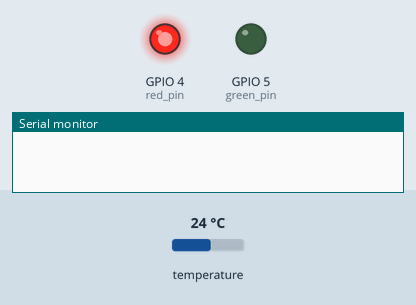
Simulated run of this sketch. Board: ESP8266 (NodeMCU). Parts: output pins drawn as LEDs (lit = HIGH), the last lines printed to the serial monitor. The inputs (shaded band) are chosen by the test bench; at power-on: temperature 24 °C. WiFi joins after 1.5 s; servers stay silent unless stated; no MQTT or app messages arrive unless stated.

Above: at 0.1 s.
At 1.6 s:
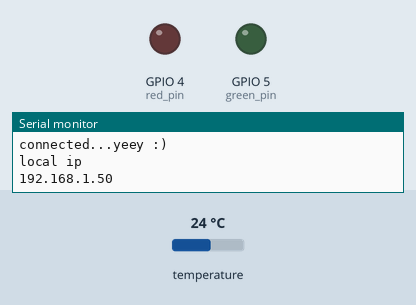
At 104.66 s:
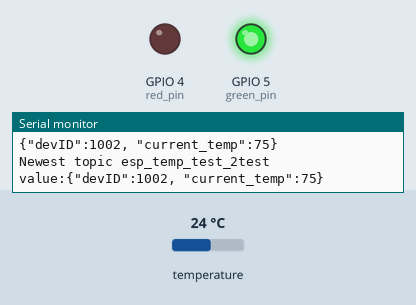
Timing chart, 0 to 106.2 s (numbered marks = the images above):
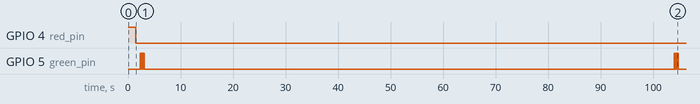

The sketch:

freezer_specific_code.ino
```cpp
#include <FS.h>                   //this needs to be first, or it all crashes and burns...

#include <ESP8266WiFi.h>          //https://github.com/esp8266/Arduino

//needed for library
#include <DNSServer.h>
#include <ESP8266WebServer.h>
#include <WiFiManager.h>          //https://github.com/tzapu/WiFiManager
#include <PubSubClient.h>
#include <OneWire.h>
#include <DallasTemperature.h>

#define mqtt_server "104.236.210.175" //fill this
#define mqtt_user "" // no fill necessary
#define mqtt_password "" // no fill necessary
//#define topic1 "temp/temp1"
//#define topic1 "esp_temp_test3"
#define topic1 "esp_temp_test_2test"
#define mqtt_client_name "d12345" //dont change
//set the temp wire input here
#define ONE_WIRE_BUS 12
OneWire oneWire(ONE_WIRE_BUS);
DallasTemperature sensors(&oneWire);
WiFiClient espClient;
PubSubClient client(espClient);
int deviceID = 1002;
int red_pin = 4;
int green_pin = 5;
char current_temp[32];

void blink_lights(int light, int counter, int time_delay){
 int i;
 for(i = 0; i < counter; i++){
  digitalWrite(light, HIGH);   // turn the LED on (HIGH is the voltage level)
  delay(time_delay);                       // wait for a second
  digitalWrite(light, LOW);    // turn the LED off by making the voltage LOW
  delay(time_delay);
 }
}


void pubMQTT(String topic,String topic_val){
    Serial.print("Newest topic " + topic + " value:");
    Serial.println(String(topic_val).c_str());
    client.publish(topic.c_str(), String(topic_val).c_str(), true);
    //green pin blink 3 times at a 150 ms delay
    blink_lights(green_pin, 3,150);
}

void reconnect() {
    // Loop until we're reconnected
    while (!client.connected()) {
        Serial.print("Attempting MQTT connection...");
        // Attempt to connect
        if (client.connect(mqtt_client_name)) { //* See //NOTE below
            Serial.println("connected");
        } else {
            Serial.print("failed, rc=");
            Serial.print(client.state());
            Serial.println(" try again in 5 seconds");
            blink_lights(red_pin, 4,200);
            // Wait 5 seconds before retrying
            delay(5000);
        }
    }
}


void setup() {
    Serial.begin(115200);
  // put your setup code here, to run once:
  pinMode(red_pin,OUTPUT);
  pinMode(green_pin,OUTPUT);
  digitalWrite(red_pin, HIGH);
  WiFiManager wifiManager;
  //exit after config instead of connecting

  //wifiManager.setBreakAfterConfig(true);

  //reset settings - for testing
  ////
  //  wifiManager.resetSettings();
  //tries to connect to last known settings
  //if it does not connect it starts an access point with the specified name
  //here  "AutoConnectAP" with password "password"
  //and goes into a blocking loop awaiting configuration
  if (!wifiManager.autoConnect("AutoConnectAP1234")) {
    Serial.println("failed to connect, we should reset as see if it connects");
    blink_lights(red_pin,5,200);
    digitalWrite(red_pin, HIGH);
    ESP.reset();
    delay(500);
  }

    wifiManager.autoConnect("AutoConnectAP1234");
  //if you get here you have connected to the WiFi
  Serial.println("connected...yeey :)");
  //blink_lights(green_pin,6,200);
  digitalWrite(red_pin, LOW);
  Serial.println("local ip");
  Serial.println(WiFi.localIP());
  client.setServer(mqtt_server, 1883);
}

void loop() {

      sensors.requestTemperatures(); // Send the command to get temperatures
      Serial.println("temp below");
      float temp_float = sensors.getTempFByIndex(0);


  if(temp_float < 20){
        //here we enter a delay so the device wont connect to the internet, it reads the temperature first
        Serial.println("temperature too low");
         delay(50000);
          }


  else{
      if (!client.connected()) {
        reconnect();
        }
    String temperature = dtostrf(temp_float, 4, 0, current_temp);
    temperature.trim();

    String message_to_send1 = String("{\"devID\":") +
    String(deviceID) +
    ", \"current_temp\":" + temperature +
     + "}";

     Serial.println(message_to_send1);
    pubMQTT(topic1, message_to_send1);

    delay(100000);
  }
}
```

Measured:
- by itself, GPIO 5 (green_pin): LOW → HIGH at 2.3 s, → LOW 0.15 s later, → HIGH 0.15 s later, → LOW 0.15 s later, … (12 changes in this stretch)
